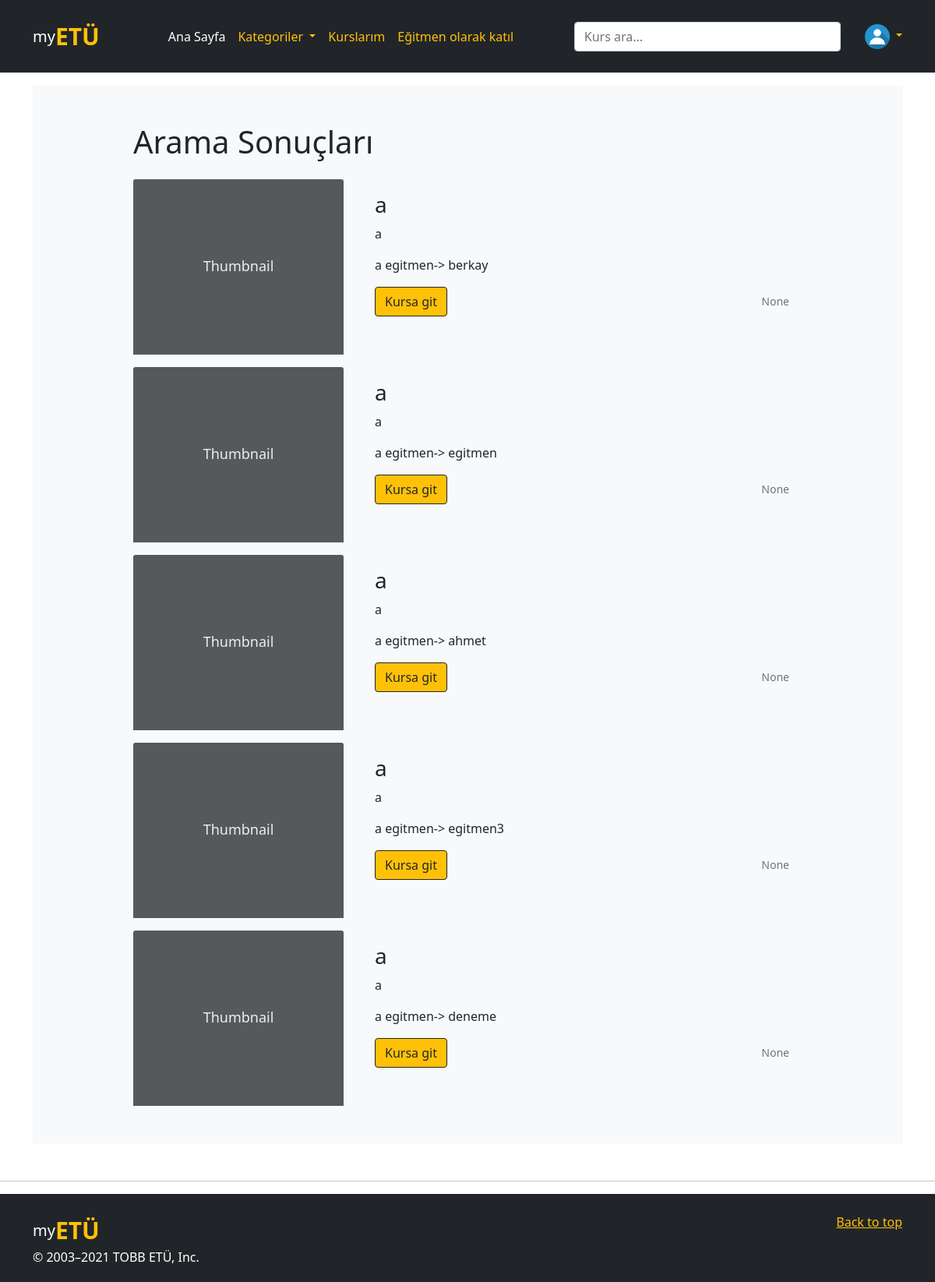
The app's page /arama/a (signed in) with its own data.
### website/models.py (models this page shows, shortened)
class User(db.Model, UserMixin):
    id = db.Column(db.Integer, primary_key=True, nullable=False)
    email = db.Column(db.String(150), unique=True, nullable=False)
    password = db.Column(db.String(150), nullable=False)
    first_name = db.Column(db.String(50), nullable=False)
    last_name = db.Column(db.String(50), nullable=False)
    date = db.Column(db.DateTime(timezone=True), default=func.now())
    role = db.Column(db.Integer, default = 0)
    unvan = db.Column(db.String(40))
    adres = db.Column(db.String(50))
    telefon = db.Column(db.String(12))
    github = db.Column(db.String(40))
    twitter = db.Column(db.String(40))
    instagram = db.Column(db.String(40))
    linkedin = db.Column(db.String(40))
    subscriptions = db.relationship('Kurs', secondary = 'subs', backref = db.backref('subscribers', lazy = 'dynamic'))
    kurs_yorumlar = db.relationship('KursYorum')
    ders_yorumlar = db.relationship('DersYorum')
    image_file = db.Column(db.String(20), nullable=False, default='default.jpg')

class Kurs(db.Model):
    id = db.Column(db.Integer, primary_key=True)
    isim = db.Column(db.String(200))
    kategori = db.Column(db.String(200))
    date = db.Column(db.DateTime(timezone=True), default=func.now())
    kisa_aciklama = db.Column(db.String(100), nullable = True)
    uzun_aciklama = db.Column(db.String(2000), nullable = True)
    dersler = db.relationship('Ders')
    yorumlar = db.relationship('KursYorum')
    egitmen_id = db.Column(db.Integer, db.ForeignKey('egitmen.id'))

### website/views.py (the view)
@views.route('/arama/<looking_for>', methods=['GET', 'POST'])
@login_required
def arama(looking_for):
    result2 = db.engine.execute("SELECT DISTINCT kategori FROM Kurs")
    kategoriler = []
    for x in result2:
        a = str(x)
        end = len(a) - 3
        kategoriler.append(a[2:end])
    if request.method == 'POST':
        looking_for = request.form.get('arama')
        if looking_for:
            return redirect(url_for('views.arama', looking_for = looking_for))
    kurs_sonuclari = db.engine.execute("SELECT isim, kisa_aciklama, kategori, first_name, Kurs.date, Kurs.id AS id FROM Kurs,User WHERE Kurs.egitmen_id = User.id AND kategori LIKE \"%" + looking_for + "%\" OR isim LIKE \"%" + looking_for +"%\"")
    return render_template("arama.html", user=current_user, query=kurs_sonuclari, kategoriler = kategoriler)

### website/__init__.py (called while the page is built)
@login_manager.user_loader
def load_user(id):
    return User.query.get(int(id))

### website/templates/arama.html (shortened to what this page needs)
{% extends "temel.html" %} {% block title %}arama{% endblock %} {% block content
    %}
    <main>
        <div class="album py-5 bg-light">
            <div class="container">
                <div class="row">
                    <div class="col-sm-1">
                    </div>
                    <div class="col-sm-10">
                        <div class="container">
                            <h1 class="fw-light text-dark">Arama Sonuçları</h1>
                            <div class="row row-cols-1  g-3 mt-2">
                                {% for arama_sonucu in query %}
                                <div class="container">
                                    <div class="row">
                                        <div class="col-sm-4">
                                            <svg class="bd-placeholder-img card-img-top" width="100%" height="225"
                                                xmlns="http://www.w3.org/2000/svg" role="img"
                                                aria-label="Placeholder: Thumbnail" preserveAspectRatio="xMidYMid slice"
                                                focusable="false">
                                                <rect width="100%" height="100%" fill="#55595c" /><text x="50%" y="50%"
                                                    fill="#eceeef" dy=".3em">Thumbnail</text>
                                            </svg>
                                        </div>
                                        <div class="col-md-8">
                                            <div class="card-body">
                                                <h3>{{arama_sonucu.isim}}</h3>
                                                <p class="card-text">{{arama_sonucu.kisa_aciklama}}
                                                </p>
                                                <p class="card-text">{{arama_sonucu.kategori}} egitmen-> {{arama_sonucu.first_name}}</p>
                                                <div class="d-flex justify-content-between align-items-center">
                                                    <div class="btn-group">
                                                        <a href="/kurs_profil/{{arama_sonucu.id}}" type="button"
                                                            class="btn  btn-outline-dark btn-warning">Kursa
                                                            git</a>
                                                    </div>
                                                    <small class="text-muted">{{arama_sonucu.date}}</small>
                                                </div>
                                            </div>
                                        </div>
                                    </div>
                                </div>
                                {% endfor %}
                            </div>
                        </div>
                    </div>
                    <div class="col-sm-1">
                    </div>
                </div>
            </div>
        </div>
    </main>
    {% endblock %}

### website/templates/temel.html (shortened to what this page needs)
<!DOCTYPE html>
<html>
<head>
    <link rel="stylesheet" href="https://stackpath.bootstrapcdn.com/bootstrap/4.4.1/css/bootstrap.min.css"
 />
    <link rel="stylesheet" href="https://stackpath.bootstrapcdn.com/font-awesome/4.7.0/css/font-awesome.min.css"
 />
    <link href="https://cdn.jsdelivr.net/npm/bootstrap@5.0.2/dist/css/bootstrap.min.css" rel="stylesheet"
>
</head>
<body>
    <header class="p-4 mb-3 border-bottom bg-dark text-white">
        <div class="container">
            <div class="d-flex flex-wrap align-items-center justify-content-center justify-content-lg-start">
                <a href="/" style="font-size: 20px;"
                    class="d-flex align-items-center mb-2 mb-lg-0 text-white text-decoration-none">my<span
                        style="font-weight: bold; font-size: 30px;" class="text-warning">ETÜ</span></a>
                <ul class=" text-warning nav col-12 col-lg-auto me-lg-auto mb-2 justify-content-center mb-md-0">
                    <li><a href="/" class="nav-link px-2 text-white">Ana Sayfa</a></li>
                    <li class="dropdown"><a class="dropdown-toggle nav-link px-2 text-warning" data-toggle="dropdown" href="#">Kategoriler </a>
                    </li>
                    <li><a href="/kurslarım" class="nav-link px-2 text-warning">Kurslarım</a></li>
                    {% if current_user.role == 0 %}
                    <li><a href="/egitmen_ol" class="nav-link px-2 text-warning">Eğitmen olarak katıl</a></li>
                    {% else %}
                    <li><a href="/egitmenkurslari" class="nav-link px-2 text-warning">Yayınlanan Kurslar</a></li>
                    {% endif %}
                </ul>
                <form class="col-12 col-lg-4 mb-3 mb-lg-0 me-lg-3" method="POST">
                    <input type="search" class="form-control form-control-dark" placeholder="Kurs ara..."
                        aria-label="Search" name=arama id=arama>
                </form>
                <div class="dropdown text-right">
                    <a href="#" class="d-block link-warning text-decoration-none dropdown-toggle " id="dropdownUser1"
                        data-bs-toggle="dropdown" aria-expanded="false">
                        <img src="../static/profile_pics/{{current_user.image_file}}" alt="mdo" width="32" height="32"
                            class="rounded-circle">
                    </a>
                </div>
            </div>
        </div>
    </header>
    <div class="container">{% block content %} {% endblock %}</div>
    <hr class="featurette-divider bg-dark mt-5">
    <div class="bg-dark pt-4 pb-1  ">
        <footer class="container bg-dark ">
            <p class="float-end"><a class="text-warning" href="#">Back to top</a></p>
            <a href="/" style="font-size: 20px;"
                class="d-flex align-items-center mb-2 mb-lg-0 text-white text-decoration-none">my<span
                    style="font-weight: bold; font-size: 30px;" class="text-warning">ETÜ</span></a>
            <p class="text-white">&copy; 2003–2021 TOBB ETÜ, Inc.</p>
        </footer>
    </div>
</body>

### website/templates/temel.html (style rules this page uses)
.bd-placeholder-img { font-size: 1.125rem; text-anchor: middle; -webkit-user-select: none; -moz-user-select: none; user-select: none; }

### records on screen
User: image_file (placeholder picture)
Kurs: isim "a", kisa_aciklama "a", kategori "a", first_name "berkay", date "None", first_name "egitmen", first_name "ahmet", first_name "egitmen3", first_name "deneme"
